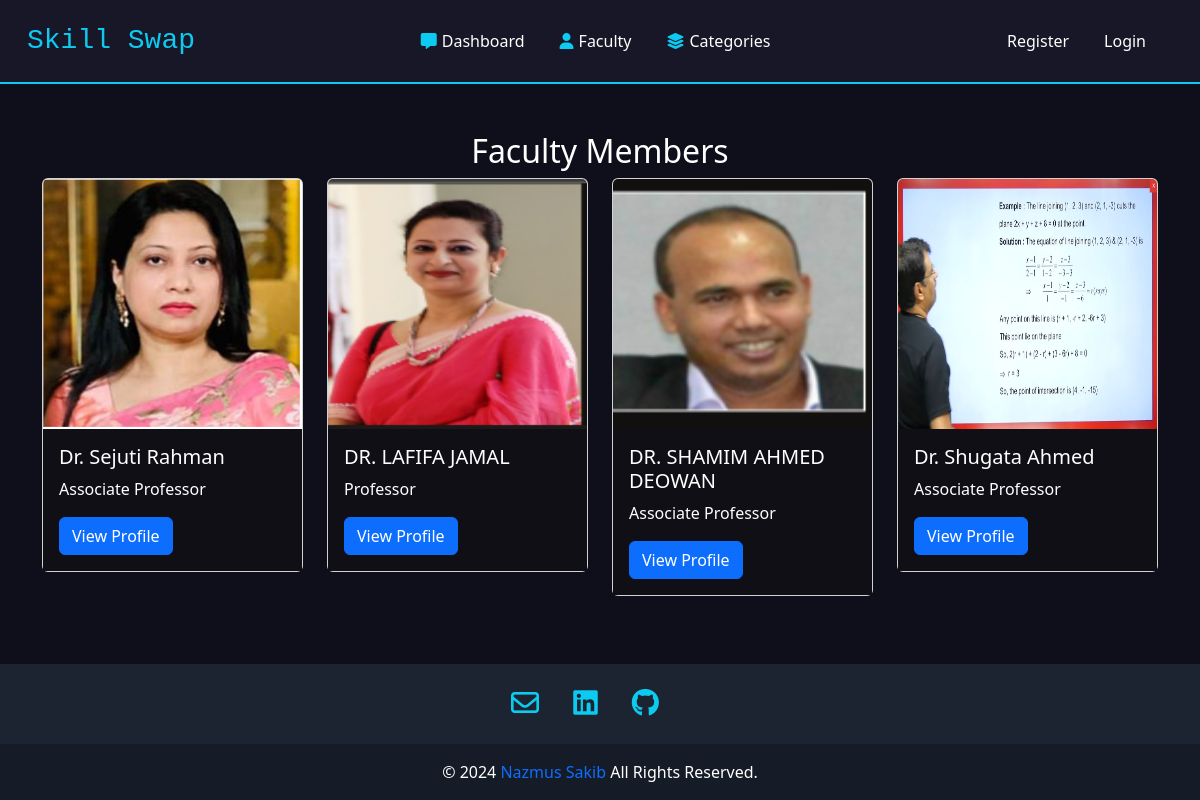
Screenshot of /faculty with the database file from the repository.
### accounts/models.py (models this page shows)
class CustomUser(AbstractUser):
    DESIGNATION_CHOICE = (
        ('Associate Professor', 'Associate Professor'),
        ('Professor', 'Professor'),
        ('Assistant Professor', 'Assistant Professor'),
        ('Lecturer', 'Lecturer'),
    )
    is_faculty = models.BooleanField(default=False)
    department = models.CharField(max_length=100, blank=True, null=True)
    university = models.CharField(max_length=100, blank=True, null=True)
    designation = models.CharField(max_length=100, blank=True, null=True, choices=DESIGNATION_CHOICE)
    education = models.TextField(blank=True, null=True)
    experience = models.TextField(blank=True, null=True)
    research_activities = models.TextField(blank=True, null=True)
    membership = models.TextField(blank=True, null=True)
    publication = models.TextField(blank=True, null=True)
    award = models.TextField(blank=True, null=True)
    contact = models.TextField(blank=True, null=True)
    scholar_link = models.CharField(max_length=100, blank=True, null=True)
    github_link = models.CharField(max_length=100, blank=True, null=True)
    linkedin_link = models.CharField(max_length=100, blank=True, null=True)
    image = models.ImageField(upload_to='profile_pics', default='./images/default.jpg', null=True, blank=True)

### blog/views.py (the view)
# urls.py: path('faculty', views.faculty, name='faculty'),
def faculty(reqest):
  facultyUsers = get_user_model().objects.filter(is_faculty = True)
  return render(reqest, 'faculty.html', {
    'members': facultyUsers,
    "title": "Faculty Members"
  })

### blog/templates/faculty.html (shortened to what this page needs)
{% extends './layout.html' %}
{% load static %}
{% block links %}
  <link rel="stylesheet" href="{% static 'blog/css/index.css' %}" />
{% endblock %}
{% block body %}
  <div class="container mt-5">
    <div class="row">
      <div class="col text-center">
        <h2>Faculty Members</h2>
      </div>
    </div>
    <div class="row">
      {% for member in members %}
        <div class="col-md-3 mb-4">
          <div class="card category-card">
            {% if member.image %}
              <img src="{{ member.image.url }}" class="card-img-top" alt="{{ member.username }}" />
            {% else %}
              <img src="../../media/images/default.jpg" class="card-img-top" alt="User" />
            {% endif %}
            <div class="card-body dark blue">
              <h5 class="card-title">{{ member.first_name }} {{ member.last_name }}</h5>
              <p class="card-text">{{ member.designation }}</p>
              <a href="/profile/{{ member.id }}" class="btn btn-primary">View Profile</a>
            </div>
          </div>
        </div>
      {% endfor %}
    </div>
  </div>
{% endblock %}

### blog/static/blog/css/layout.css (style rules this page uses)
:root { --base-color: #0f0f1b; --second-color: #171727; --mid-color: #161e2e; --back-color: #bbe1fa; --primary-color: 111, 76, 255; --text-color: 256, 256, 256; }
* { padding: 0; margin: 0; box-sizing: border-box; }
body { background-color: var(--base-color); display: flex; flex-direction: column; min-height: 100vh; }

### blog/static/blog/css/index.css (style rules this page uses)
body { font-size: 16px; color: #ffffff; text-rendering: optimizeLegibility; font-weight: initial; }
.dark { background: #110f16; }
a, a:hover { text-decoration: none; transition: color 0.3s ease-in-out; }
.blue::before { background-image: linear-gradient(-30deg, rgba(0, 118, 189, 0.1), transparent 50%); }
.blue:nth-child(2n)::before { background-image: linear-gradient(30deg, rgba(0, 118, 189, 0.1), transparent 50%); }
@media screen and (min-width: 769px) { .blue::before { background-image: linear-gradient(-80deg, rgba(0, 118, 189, 0.1), transparent 50%); } }
@media screen and (min-width: 769px) { .blue:nth-child(2n)::before { background-image: linear-gradient(80deg, rgba(0, 118, 189, 0.1), transparent 50%); } }

### blog/templates/faculty.html (style rules this page uses)
.category-card img { height: 250px; width: 100%; overflow: hidden; }
.category-card { transition: transform 0.2s; }

### rows the page displays
CustomUser: image (picture), first_name "Dr. Sejuti", last_name "Rahman", designation "Associate Professor"
CustomUser: image (picture), first_name "DR. LAFIFA JAMAL", designation "Professor"
CustomUser: image (picture), first_name "DR. SHAMIM AHMED DEOWAN", designation "Associate Professor"
CustomUser: image (picture), first_name "Dr. Shugata Ahmed", designation "Associate Professor"
